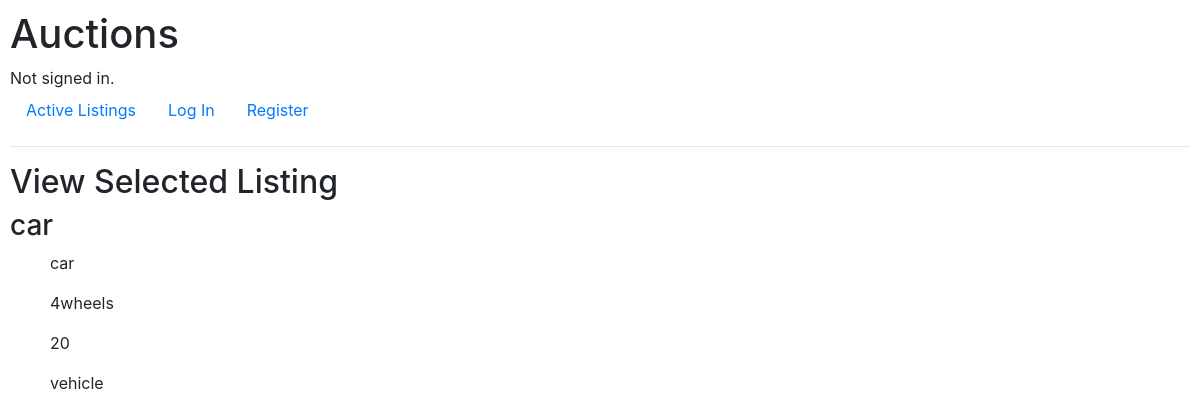
Page /clicked_listing/3/ on the committed database.
### auctions/models.py (models this page shows, shortened)
class Listing(models.Model):
    listing_name = models.CharField(max_length=200)
    listing_description = models.CharField(max_length=1000)
    listing_price = models.IntegerField()
    listing_category = models.CharField(max_length=200)

### auctions/views.py (the view)
# urls.py: path("clicked_listing/<int:id>/", views.clicked_listing, name="clicked_listing")
def clicked_listing(request, id):
    clicked_listing = Listing.objects.get(id=id)
    return render(request, "auctions/clicked_listing.html", {"clicked_listing":clicked_listing})

### auctions/templates/auctions/clicked_listing.html
{% extends "auctions/layout.html" %}
{% block body %}
    <h2>View Selected Listing</h2>
        <h3>{{clicked_listing.listing_name}}</h3>
            <ul>{{clicked_listing.listing_name}}</ul>
            <ul>{{clicked_listing.listing_description}}</ul>
            <ul>{{clicked_listing.listing_price}}</ul>
            <ul>{{clicked_listing.listing_category}}</ul>
{% endblock %}

### auctions/static/auctions/styles.css (style rules this page uses)
body { padding: 10px; }

### rows in the picture
Listing: listing_name "car", listing_description "4wheels", listing_price "20", listing_category "vehicle"
